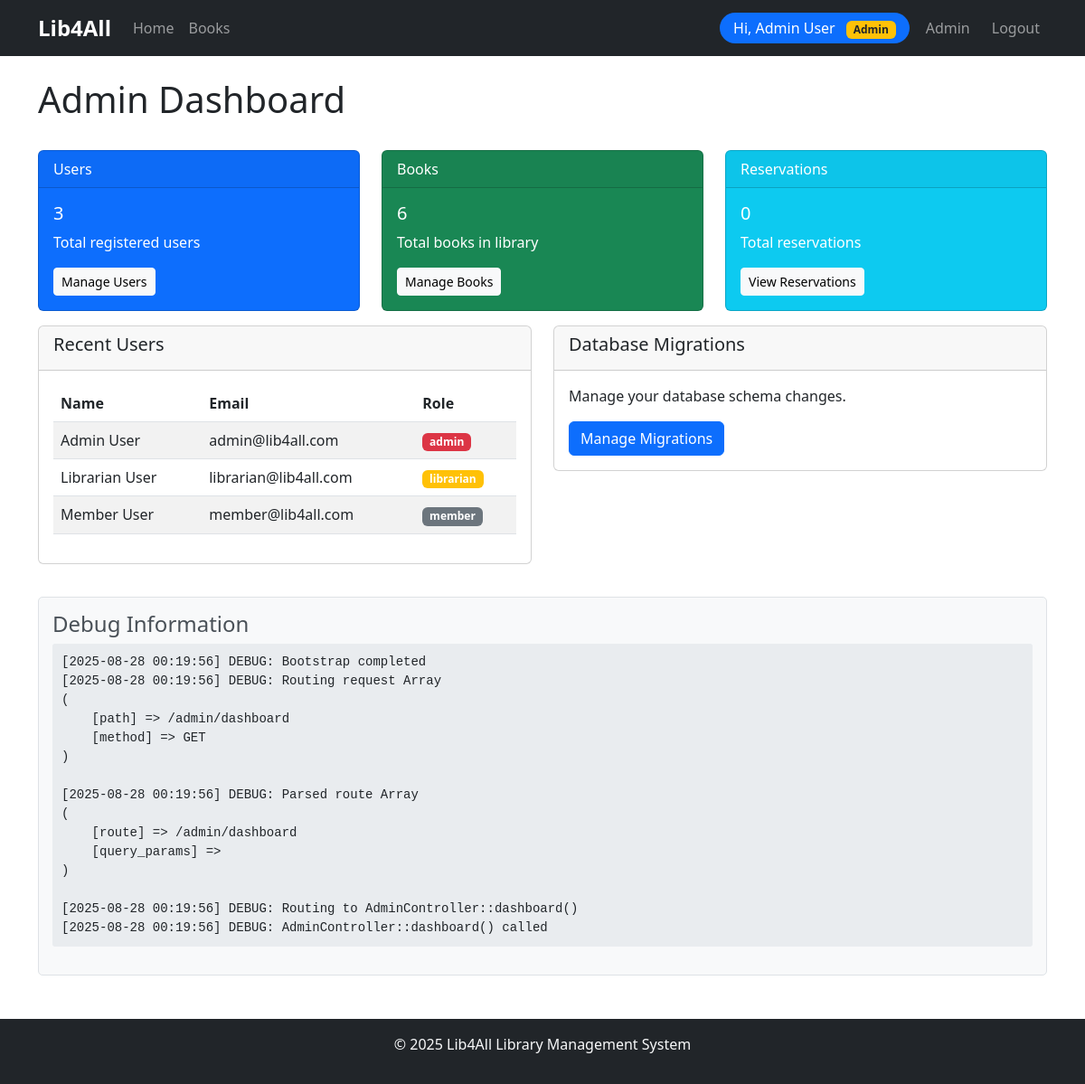
The app's page /dashboard (signed in) with its own data.
### tables this page shows
CREATE TABLE IF NOT EXISTS users (
    id INT AUTO_INCREMENT PRIMARY KEY,
    name VARCHAR(255) NOT NULL,
    email VARCHAR(255) NOT NULL UNIQUE,
    password VARCHAR(255) NOT NULL,
    role ENUM('admin', 'librarian', 'member') NOT NULL DEFAULT 'member',
    verified DATE NULL,
    created_at TIMESTAMP DEFAULT CURRENT_TIMESTAMP
);

### src/controllers/AdminController.php (called while the page is built, shortened)
<?php
class AdminController extends Controller {
    public function dashboard() {
        $userModel = new User($this->db);
        $users = $userModel->getAllUsers();
        $bookModel = new Book($this->db);
        $books = $bookModel->getAllBooks();
        $reservationModel = new Reservation($this->db);
        $reservations = $reservationModel->getAllReservations();
        $data = [
            'title' => 'Admin Dashboard - Lib4All',
            'users' => $users,
            'books' => $books,
            'reservations' => $reservations
        ];
        $this->view('admin/dashboard', $data);
    }
}

### src/bootstrap.php (called while the page is built, shortened)
<?php
require_once __DIR__ . '/config/debug.php';
spl_autoload_register(function ($class) {
    $paths = [
        __DIR__ . '/config/',
        __DIR__ . '/core/',
        __DIR__ . '/controllers/',
        __DIR__ . '/models/',
        __DIR__ . '/middleware/',
        __DIR__ . '/helpers/',
        __DIR__ . '/services/',
    ];
    foreach ($paths as $path) {
        $file = $path . $class . '.php';
        if (file_exists($file)) {
            return;
        }
    }
});

### src/models/User.php (called while the page is built, shortened)
<?php
class User extends Model {
    public function getAllUsers() {
        $sql = "SELECT id, name, email, role, verified, created_at FROM users ORDER BY created_at DESC";
        return $this->fetchAll($sql);
    }
}

### src/core/Model.php (called while the page is built, shortened)
<?php
class Model {
    protected $db;
    public function __construct($db) {
        $this->db = $db;
    }
    protected function query($sql, $params = []) {
        $stmt = $this->db->prepare($sql);
        $stmt->execute($params);
        return $stmt;
    }
    protected function fetchAll($sql, $params = []) {
        $stmt = $this->query($sql, $params);
        return $stmt->fetchAll(PDO::FETCH_ASSOC);
    }
}

### src/models/Book.php (called while the page is built, shortened)
<?php
class Book extends Model {
    public function getAllBooks() {
        $sql = "SELECT * FROM books";
        return $this->fetchAll($sql);
    }
}

### src/models/Reservation.php (called while the page is built, shortened)
<?php
class Reservation {
    private $db;
    public function __construct($db) {
        $this->db = $db;
    }
    public function getAllReservations() {
        $query = "SELECT r.*, b.title as book_title, u.name as user_name
                  FROM reservations r
                  JOIN books b ON r.book_id = b.id
                  JOIN users u ON r.user_id = u.id
                  ORDER BY r.reserved_at DESC";
        $stmt = $this->db->prepare($query);
        $stmt->execute();
        return $stmt->fetchAll(PDO::FETCH_ASSOC);
    }
}

### src/views/admin/dashboard.php (the view, shortened to what this page needs)
<div class="d-flex justify-content-between align-items-center mb-4">
    <h1>Admin Dashboard</h1>
</div>
<div class="row">
    <div class="col-md-4">
        <div class="card text-white bg-primary mb-3">
            <div class="card-header">Users</div>
            <div class="card-body">
                <h5 class="card-title"><?php echo count($users ?? []); ?></h5>
                <p class="card-text">Total registered users</p>
                <a href="/admin/users" class="btn btn-light btn-sm">Manage Users</a>
            </div>
        </div>
    </div>
    <div class="col-md-4">
        <div class="card text-white bg-success mb-3">
            <div class="card-header">Books</div>
            <div class="card-body">
                <h5 class="card-title"><?php echo count($books ?? []); ?></h5>
                <p class="card-text">Total books in library</p>
                <a href="/books" class="btn btn-light btn-sm">Manage Books</a>
            </div>
        </div>
    </div>
    <div class="col-md-4">
        <div class="card text-white bg-info mb-3">
            <div class="card-header">Reservations</div>
            <div class="card-body">
                <h5 class="card-title"><?php echo count($reservations ?? []); ?></h5>
                <p class="card-text">Total reservations</p>
                <a href="/admin/reservations" class="btn btn-light btn-sm">View Reservations</a>
            </div>
        </div>
    </div>
</div>
<div class="row">
    <div class="col-md-6">
        <div class="card mb-3">
            <div class="card-header">
                <h5>Recent Users</h5>
            </div>
            <div class="card-body">
                <?php if (!empty($users)): ?>
                    <div class="table-responsive">
                        <table class="table table-striped">
                            <thead>
                                <tr>
                                    <th>Name</th>
                                    <th>Email</th>
                                    <th>Role</th>
                                </tr>
                            </thead>
                            <tbody>
                                <?php
                                $recentUsers = array_slice($users, 0, 5);
                                foreach ($recentUsers as $user): ?>
                                    <tr>
                                        <td><?php echo htmlspecialchars($user['name']); ?></td>
                                        <td><?php echo htmlspecialchars($user['email']); ?></td>
                                        <td>
                                            <span class="badge bg-<?php echo $user['role'] === 'admin' ? 'danger' : ($user['role'] === 'librarian' ? 'warning' : 'secondary'); ?>">
                                                <?php echo htmlspecialchars($user['role']); ?>
                                            </span>
                                        </td>
                                    </tr>
                                <?php endforeach; ?>
                            </tbody>
                        </table>
                    </div>
                <?php else: ?>
                    <p>No users found.</p>
                <?php endif; ?>
            </div>
        </div>
    </div>
    <div class="col-md-6">
        <div class="card mb-3">
            <div class="card-header">
                <h5>Database Migrations</h5>
            </div>
            <div class="card-body">
                <p>Manage your database schema changes.</p>
                <a href="/admin/migrations" class="btn btn-primary">Manage Migrations</a>
            </div>
        </div>
    </div>
</div>
<?php
include __DIR__ . '/../layout.php';
?>

### records on screen
users: name "Admin User", email "admin@lib4all.com", role "admin"
users: name "Librarian User", email "librarian@lib4all.com", role "librarian"
users: name "Member User", email "member@lib4all.com", role "member"

### other values on screen
$_SESSION['user_name'] "Admin User"
count($users ?? []) "3"
count($books ?? []) "6"
count($reservations ?? []) "0"
$message "[2025-08-28 00:19:56] DEBUG: Bootstrap completed"
$message "[2025-08-28 00:19:56] DEBUG: Routing request Array ( [path] => /admin/dashboard [method] => GET )"
$message "[2025-08-28 00:19:56] DEBUG: Parsed route Array ( [route] => /admin/dashboard [query_params] => )"
$message "[2025-08-28 00:19:56] DEBUG: Routing to AdminController::dashboard()"
$message "[2025-08-28 00:19:56] DEBUG: AdminController::dashboard() called"
